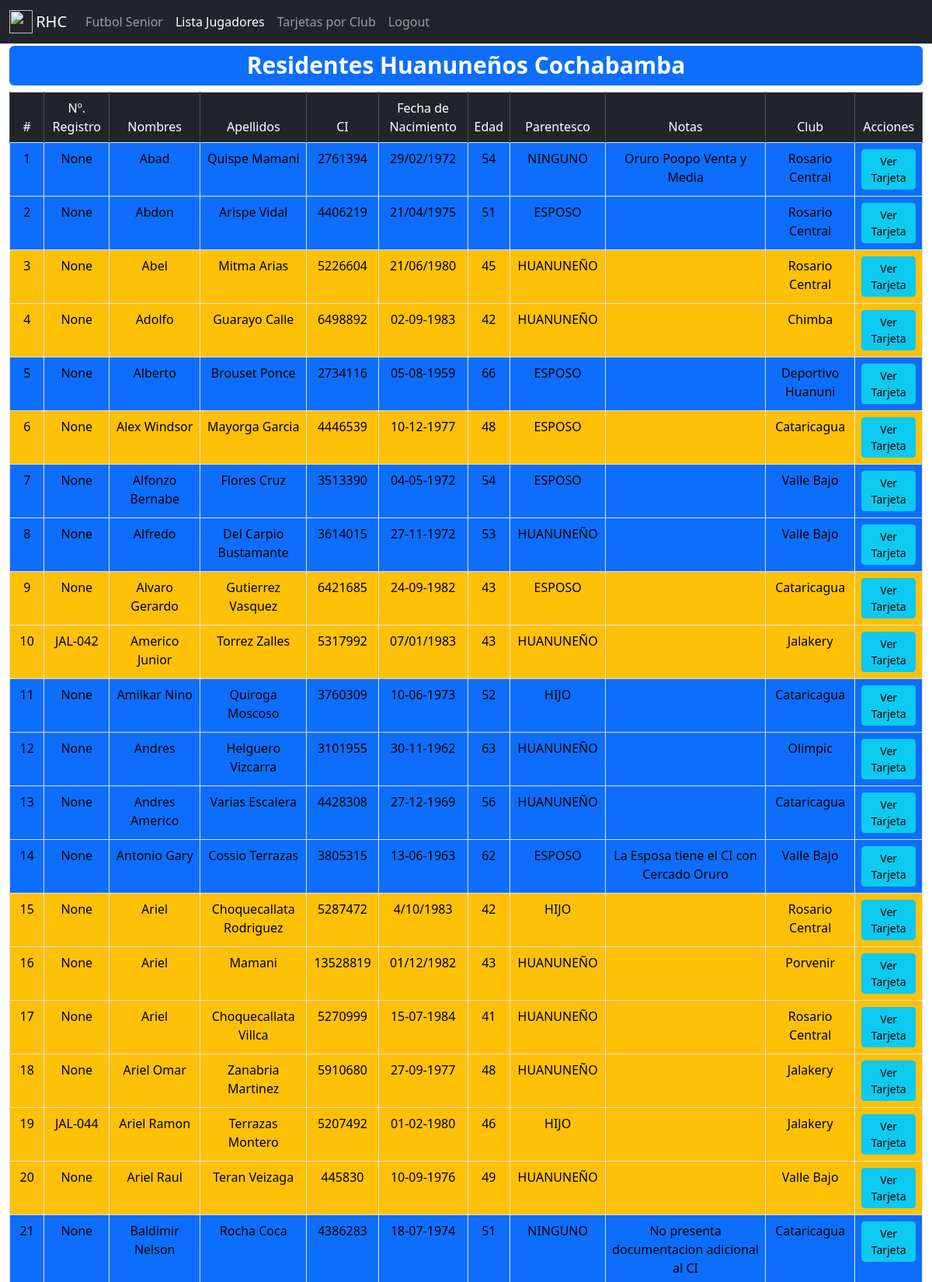
The page /list_player (signed in, upper part) on the database its author committed.
### tables this page shows
CREATE TABLE "player" (
	"register"	TEXT,
	"name"	TEXT,
	"last"	TEXT,
	"ci"	TEXT,
	"fechanacimiento"	TEXT,
	"parentesco"	TEXT,
	"notas"	TEXT,
	"club"	TEXT,
	"gestion"	TEXT DEFAULT 2025
);

### app.py (the view)
@app.route("/list_player", methods=["GET", "POST"])
@login_required
def list_player():
    with sqlite3.connect("rhc_database.db") as con:
        con.row_factory = dict_factory
        cur = con.cursor()
        cur.execute("SELECT rowid, * FROM player order by name")
        rows = cur.fetchall()
    for row in rows:
        fecha_nac = (
            row["fechanacimiento"].replace("/", "-")
            if row["fechanacimiento"].find("/")
            else row["fechanacimiento"]
        )
        row["edad"] = calculate_age(fecha_nac)
        row["bg"] = "bg-primary" if row["edad"] >= 50 else "bg-warning"
    print(rows)
    return render_template("list_player.html", players=rows)

### app.py (called while the page is built)
@login_manager.user_loader
def load_user(user_id):
    with sqlite3.connect("rhc_database.db") as con:
        con.row_factory = dict_factory
        cur = con.cursor()
        cur.execute("SELECT * FROM users WHERE id = ?", [user_id])
        user_data = cur.fetchone()
        if user_data:
            return User(user_data["id"], user_data["username"], user_data["password"])
    return None

def calculate_age(birthdate):
    day, month, year = map(int, birthdate.split("-"))
    today = datetime.date.today()
    age = today.year - year - ((today.month, today.day) < (month, day))
    return age

@app.teardown_appcontext
def close_connection(exception):
    db = getattr(g, "_database", None)
    if db is not None:
        db.close()

def dict_factory(cursor, row):
    d = {}
    for idx, col in enumerate(cursor.description):
        d[col[0]] = row[idx]
    return d

### templates/list_player.html (shortened to what this page needs)
{% extends "base.html" %}
{% block content %}
<div class="container-fluid text-center">
    <div class="row">
        <div class="col">
        <table class="table table-bordered border-ligth" id="listTable">
            <thead>
            <tr>
                <td class="table-dark">#</td>
                <td class="table-dark">Nº. Registro</td>
                <td class="table-dark">Nombres</td>
                <td class="table-dark">Apellidos</td>
                <td class="table-dark">CI</td>
                <td class="table-dark">Fecha de Nacimiento</td>
                <td class="table-dark">Edad</td>
                <td class="table-dark">Parentesco</td>
                <td class="table-dark">Notas</td>
                <td class="table-dark">Club</td>
                <td class="table-dark">Acciones</td>
            </tr>
            </thead>
            {% set index = 1 %}
            {% for player in players %}
            <tr>
                <td class="{{ player.bg }}">{{ loop.index }}</td>
                <td class="{{ player.bg }}">{{ player.register }}</td>
                <td class="{{ player.bg }}">{{ player.name }}</td>
                <td class="{{ player.bg }}">{{ player.last }}</td>
                <td class="{{ player.bg }}">{{ player.ci }}</td>
                <td class="{{ player.bg }}">{{ player.fechanacimiento }}</td>
                <td class="{{ player.bg }}">{{ player.edad }}</td>
                <td class="{{ player.bg }}">{{ player.parentesco }}</td>
                 <td class="{{ player.bg }}">{{ player.notas }}</td>
                 <td class="{{ player.bg }}">{{ player.club }}</td>
                 <td class="{{ player.bg }}">
                     <a href="{{ url_for('player_card', player_id=player.rowid) }}" class="btn btn-sm btn-info">Ver Tarjeta</a>
                 </td>
             </tr>
            {% endfor %}
        </table>
        </div>
    </div>
</div>
{% endblock %}

### templates/base.html (shortened to what this page needs)
<!doctype html>
<html lang="en">
<head>
    <link rel= "stylesheet" type= "text/css" href="{{ url_for('static', filename='styles/bootstrap-5.3.3-dist/css/bootstrap.min.css') }}">
    <link rel= "stylesheet" type= "text/css" href="{{ url_for('static', filename='styles/bootstrap-5.3.3-dist/bootstrap-icons-1.13.1/bootstrap-icons.min.css') }}">
    <link rel= "stylesheet" type= "text/css" href="{{ url_for('static', filename='styles/bootstrap-5.3.3-dist/css/bootstrap-select.min.css') }}">
    <link rel= "stylesheet" type= "text/css" href="{{ url_for('static', filename='styles/bootstrap-5.3.3-dist/css/datatables.css') }}">
    <link rel= "stylesheet" type= "text/css" href="{{ url_for('static', filename='styles/bootstrap-5.3.3-dist/css/daterangepicker.css') }}">
</head>
<body>
    <nav class="navbar navbar-expand-lg navbar-dark bg-dark">
        <div class="container-fluid">
            <img src="{{ url_for('static', filename='resources/favicon_io/favicon-32x32.png') }}" width="30" height="30" alt="">&nbsp;
            <a class="navbar-brand" href="#">RHC</a>
            <div class="offcanvas text-bg-dark" id="offcanvasDarkNavbar" aria-labelledby="offcanvasDarkNavbarLabel">
               <div class="offcanvas-body">
                 <ul class="navbar-nav flex-grow-1 pe-3">
                   <li class="nav-item">
                     <a class="nav-link" href="{{ url_for('home') }}" id="link-club">Futbol Senior</a>
                   </li>
                    <li class="nav-item">
                      <a class="nav-link" href="{{ url_for('list_player') }}" id="link-lista">Lista Jugadores</a>
                    </li>
                    <li class="nav-item">
                      <a class="nav-link" href="{{ url_for('cards_by_club') }}" id="link-cards">Tarjetas por Club</a>
                    </li>
                   <li class="nav-item">
                     <a class="nav-link" href="{{ url_for('logout') }}">Logout</a>
                   </li>
                </ul>
              </div>
            </div>
    </nav>
    <div class="container-fluid text-center">
        <h1><span class="badge text-bg-primary" style="width: 100%;">Residentes Huanuneños Cochabamba</span></h1>
    </div>
    {% block content %}
    {% endblock %}
</body>
</html>

### rows shown on the page
player: register "None", name "Abad", last "Quispe Mamani", ci "2761394", fechanacimiento "29/02/1972", edad "54", parentesco "NINGUNO", notas "Oruro Poopo Venta y Media", club "Rosario Central"
player: register "None", name "Abdon", last "Arispe Vidal", ci "4406219", fechanacimiento "21/04/1975", edad "51", parentesco "ESPOSO", club "Rosario Central"
player: register "None", name "Abel", last "Mitma Arias", ci "5226604", fechanacimiento "21/06/1980", edad "45", parentesco "HUANUNEÑO", club "Rosario Central"
player: register "None", name "Adolfo", last "Guarayo Calle", ci "6498892", fechanacimiento "02-09-1983", edad "42", parentesco "HUANUNEÑO", club "Chimba"
player: register "None", name "Alberto", last "Brouset Ponce", ci "2734116", fechanacimiento "05-08-1959", edad "66", parentesco "ESPOSO", club "Deportivo Huanuni"
player: register "None", name "Alex Windsor", last "Mayorga Garcia", ci "4446539", fechanacimiento "10-12-1977", edad "48", parentesco "ESPOSO", club "Cataricagua"
player: register "None", name "Alfonzo Bernabe", last "Flores Cruz", ci "3513390", fechanacimiento "04-05-1972", edad "54", parentesco "ESPOSO", club "Valle Bajo"
player: register "None", name "Alfredo", last "Del Carpio Bustamante", ci "3614015", fechanacimiento "27-11-1972", edad "53", parentesco "HUANUNEÑO", club "Valle Bajo"
player: register "None", name "Alvaro Gerardo", last "Gutierrez Vasquez", ci "6421685", fechanacimiento "24-09-1982", edad "43", parentesco "ESPOSO", club "Cataricagua"
player: register "JAL-042", name "Americo Junior", last "Torrez Zalles", ci "5317992", fechanacimiento "07/01/1983", edad "43", parentesco "HUANUNEÑO", club "Jalakery"
player: register "None", name "Amilkar Nino", last "Quiroga Moscoso", ci "3760309", fechanacimiento "10-06-1973", edad "52", parentesco "HIJO", club "Cataricagua"
player: register "None", name "Andres", last "Helguero Vizcarra", ci "3101955", fechanacimiento "30-11-1962", edad "63", parentesco "HUANUNEÑO", club "Olimpic"
player: register "None", name "Andres Americo", last "Varias Escalera", ci "4428308", fechanacimiento "27-12-1969", edad "56", parentesco "HUANUNEÑO", club "Cataricagua"
player: register "None", name "Antonio Gary", last "Cossio Terrazas", ci "3805315", fechanacimiento "13-06-1963", edad "62", parentesco "ESPOSO", notas "La Esposa tiene el CI con Cercado Oruro", club "Valle Bajo"
player: register "None", name "Ariel", last "Choquecallata Rodriguez", ci "5287472", fechanacimiento "4/10/1983", edad "42", parentesco "HIJO", club "Rosario Central"
player: register "None", name "Ariel", last "Mamani", ci "13528819", fechanacimiento "01/12/1982", edad "43", parentesco "HUANUNEÑO", club "Porvenir"
player: register "None", name "Ariel", last "Choquecallata Villca", ci "5270999", fechanacimiento "15-07-1984", edad "41", parentesco "HUANUNEÑO", club "Rosario Central"
player: register "None", name "Ariel Omar", last "Zanabria Martinez", ci "5910680", fechanacimiento "27-09-1977", edad "48", parentesco "HUANUNEÑO", club "Jalakery"
player: register "JAL-044", name "Ariel Ramon", last "Terrazas Montero", ci "5207492", fechanacimiento "01-02-1980", edad "46", parentesco "HIJO", club "Jalakery"
player: register "None", name "Ariel Raul", last "Teran Veizaga", ci "445830", fechanacimiento "10-09-1976", edad "49", parentesco "HUANUNEÑO", club "Valle Bajo"
player: register "None", name "Baldimir Nelson", last "Rocha Coca", ci "4386283", fechanacimiento "18-07-1974", edad "51", parentesco "NINGUNO", notas "No presenta documentacion adicional al CI", club "Cataricagua"
